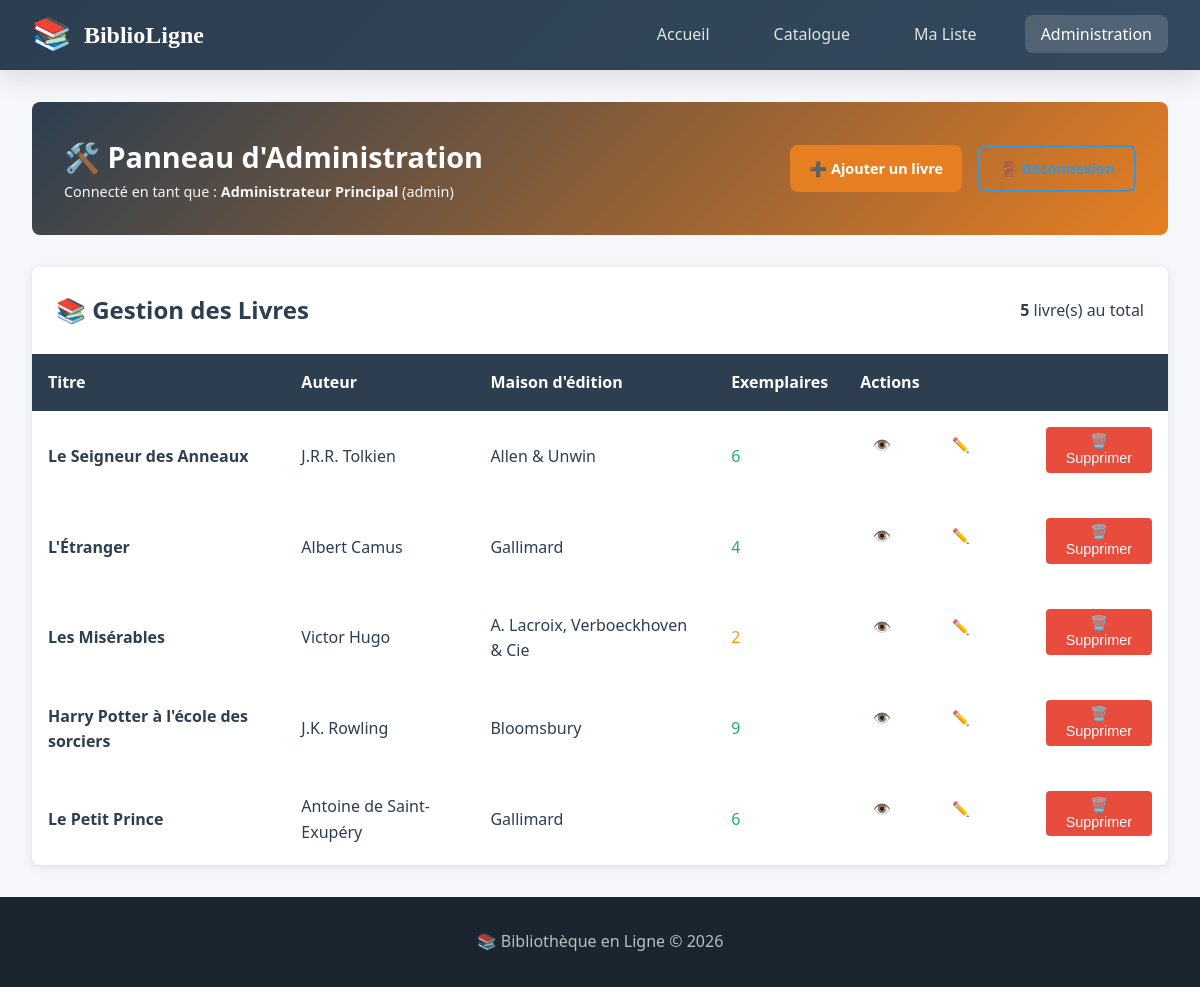
Screenshot of /admin.php (signed in) with the database file from the repository.
### tables this page shows
CREATE TABLE IF NOT EXISTS `livres` (
  `id` int NOT NULL AUTO_INCREMENT,
  `titre` varchar(100) NOT NULL,
  `auteur` varchar(100) NOT NULL,
  `description` text,
  `maison_edition` varchar(100) DEFAULT NULL,
  `nombre_exemplaire` int DEFAULT '1',
  PRIMARY KEY (`id`)
);

### auth.php (called while the page is built, shortened)
<?php
function isLoggedIn() {
    return isset($_SESSION['admin_id']) && isset($_SESSION['admin_username']);
}
function getCurrentAdmin() {
    return [
        'id' => $_SESSION['admin_id'],
        'username' => $_SESSION['admin_username'],
        'nom' => $_SESSION['admin_nom'],
        'email' => $_SESSION['admin_email']
    ];
}
?>

### admin.php (the view, shortened to what this page needs)
<?php
require_once 'auth.php';
$admin = getCurrentAdmin();
$db = getDBConnection();
$books = [];
if ($db) {
    try {
        $stmt = $db->query("SELECT * FROM livres ORDER BY id DESC");
        $books = $stmt->fetchAll();
    } catch (PDOException $e) {
        $error = "Erreur lors de la récupération des livres.";
    }
} else {
    $error = "Impossible de se connecter à la base de données.";
}
?>
<!DOCTYPE html>
<html lang="fr">
<head>
    <link rel="stylesheet" href="style.css">
</head>
<body>
    <header class="site-header">
        <div class="nav-container">
            <a href="index.php" class="logo">
                <span class="logo-icon">📚</span>
                <span>BiblioLigne</span>
            </a>
            <ul class="nav-links">
                <li><a href="index.php">Accueil</a></li>
                <li><a href="results.php">Catalogue</a></li>
                <li><a href="wishlist.php">Ma Liste</a></li>
                <li><a href="admin.php" class="active">Administration</a></li>
            </ul>
        </div>
    </header>
    <main>
        <div class="admin-header">
            <div>
                <h1>🛠️ Panneau d'Administration</h1>
                <div class="admin-info">
                    Connecté en tant que : <strong><?php echo htmlspecialchars($admin['nom']); ?></strong>
                    (<?php echo htmlspecialchars($admin['username']); ?>)
                </div>
            </div>
            <div class="admin-actions">
                <a href="admin_add.php" class="btn btn-secondary">➕ Ajouter un livre</a>
                <a href="logout.php" class="btn btn-outline" onclick="return confirm('Voulez-vous vraiment vous déconnecter ?');">
                    🚪 Déconnexion
                </a>
            </div>
        </div>
        <div class="table-container">
            <div class="table-header">
                <h2>📚 Gestion des Livres</h2>
                <div>
                    <strong><?php echo count($books); ?></strong> livre(s) au total
                </div>
            </div>
            <?php if (empty($books)): ?>
                <div class="empty-state">
                    <div class="icon">📭</div>
                    <h3>Aucun livre dans la bibliothèque</h3>
                    <p>Commencez par ajouter votre premier livre</p>
                    <a href="admin_add.php" class="btn btn-primary" style="margin-top:1rem;">➕ Ajouter un livre</a>
                </div>
            <?php else: ?>
                <table>
                    <thead>
                        <tr>
                            <th>Titre</th>
                            <th>Auteur</th>
                            <th>Maison d'édition</th>
                            <th>Exemplaires</th>
                            <th>Actions</th>
                        </tr>
                    </thead>
                    <tbody>
                        <?php foreach ($books as $book): ?>
                            <tr>
                                <td><strong><?php echo htmlspecialchars($book['titre']); ?></strong></td>
                                <td><?php echo htmlspecialchars($book['auteur']); ?></td>
                                <td><?php echo htmlspecialchars($book['maison_edition'] ?: 'N/A'); ?></td>
                                <td>
                                    <span style="color: <?php echo $book['nombre_exemplaire'] > 3 ? 'var(--success)' : ($book['nombre_exemplaire'] > 0 ? 'var(--warning)' : 'var(--danger)'); ?>;">
                                        <?php echo $book['nombre_exemplaire']; ?>
                                    </span>
                                </td>
                                <td>
                                    <div class="action-buttons">
                                        <a href="details.php?id=<?php echo $book['id']; ?>" class="btn-edit">👁️ Voir</a>
                                        <a href="admin_edit.php?id=<?php echo $book['id']; ?>" class="btn-edit">✏️ Modifier</a>
                                        <form action="admin_delete.php" method="POST" style="display:inline;" onsubmit="return confirm('Êtes-vous sûr de vouloir supprimer ce livre ?');">
                                            <button type="submit" class="btn-delete">🗑️ Supprimer</button>
                                        </form>
                                    </div>
                                </td>
                            </tr>
                        <?php endforeach; ?>
                    </tbody>
                </table>
            <?php endif; ?>
        </div>
    </main>
    <footer class="site-footer">
        <p>📚 Bibliothèque en Ligne &copy; 2026</p>
    </footer>
</body>
</html>

### style.css (style rules this page uses)
:root { --primary: #2c3e50; --primary-light: #34495e; --secondary: #e67e22; --secondary-hover: #d35400; --accent: #3498db; --accent-hover: #2980b9; --success: #27ae60; --danger: #e74c3c; --warning: #f39c12; --light: #ecf0f1; --dark: #1a252f; --text: #2c3e50; --text-muted: #7f8c8d; --bg: #f5f7fa; --white: #ffffff; --shadow: 0 4px 6px rgba(0,0,0,0.07); --shadow-lg: 0 10px 25px rgba(0,0,0,0.1); --radius: 12px; --radius-sm: 8px; --transition: all 0.3s ease; --font-main: 'Segoe UI', Tahoma, Geneva, Verdana, sans-serif; --font-heading: Georgia, 'Times New Roman', serif; }
*, *::before, *::after { box-sizing: border-box; margin: 0; padding: 0; }
html { scroll-behavior: smooth; }
body { font-family: var(--font-main); background: var(--bg); color: var(--text); line-height: 1.6; min-height: 100vh; display: flex; flex-direction: column; }
a { color: var(--accent); text-decoration: none; transition: var(--transition); }
.site-header { background: linear-gradient(135deg, var(--primary) 0%, var(--primary-light) 100%); color: var(--white); padding: 0; box-shadow: var(--shadow-lg); position: sticky; top: 0; z-index: 1000; }
.nav-container { max-width: 1200px; margin: 0 auto; padding: 0 2rem; display: flex; justify-content: space-between; align-items: center; height: 70px; }
.logo { display: flex; align-items: center; gap: 0.75rem; font-family: var(--font-heading); font-size: 1.5rem; font-weight: bold; color: var(--white); }
.logo-icon { font-size: 2rem; }
.nav-links { display: flex; list-style: none; gap: 2rem; }
.nav-links a { color: rgba(255,255,255,0.85); font-weight: 500; padding: 0.5rem 1rem; border-radius: var(--radius-sm); transition: var(--transition); }
.nav-links a:hover, .nav-links a.active { color: var(--white); background: rgba(255,255,255,0.15); }
main { flex: 1; max-width: 1200px; width: 100%; margin: 0 auto; padding: 2rem; }
.btn { display: inline-flex; align-items: center; justify-content: center; gap: 0.5rem; padding: 0.6rem 1.2rem; border-radius: var(--radius-sm); font-size: 0.9rem; font-weight: 600; cursor: pointer; border: none; transition: var(--transition); text-decoration: none; }
.btn-secondary { background: var(--secondary); color: var(--white); }
.btn-outline { background: transparent; color: var(--accent); border: 2px solid var(--accent); }
.site-footer { background: var(--dark); color: rgba(255,255,255,0.7); text-align: center; padding: 2rem; margin-top: auto; }

### admin.php (style rules this page uses)
.admin-header { background: linear-gradient(135deg, var(--primary), var(--secondary)); color: white; padding: 2rem; border-radius: 8px; margin-bottom: 2rem; display: flex; justify-content: space-between; align-items: center; flex-wrap: wrap; gap: 1rem; }
.admin-header h1 { margin: 0; font-size: 1.8rem; }
.admin-info { font-size: 0.9rem; opacity: 0.95; }
.admin-actions { display: flex; gap: 1rem; flex-wrap: wrap; }
.table-container { background: white; border-radius: 8px; box-shadow: 0 2px 10px rgba(0,0,0,0.1); overflow: hidden; }
.table-header { padding: 1.5rem; background: var(--bg-light); border-bottom: 2px solid var(--border); display: flex; justify-content: space-between; align-items: center; flex-wrap: wrap; gap: 1rem; }
.table-header h2 { margin: 0; color: var(--text-dark); }
table { width: 100%; border-collapse: collapse; }
thead { background: var(--primary); color: white; }
th { padding: 1rem; text-align: left; font-weight: 600; }
td { padding: 1rem; border-bottom: 1px solid var(--border); }
.action-buttons { display: flex; gap: 0.5rem; }
.btn-edit { background: var(--info); color: white; padding: 0.4rem 0.8rem; border-radius: 4px; text-decoration: none; font-size: 0.9rem; }
.btn-delete { background: var(--danger); color: white; padding: 0.4rem 0.8rem; border-radius: 4px; text-decoration: none; font-size: 0.9rem; border: none; cursor: pointer; }

### rows the page displays
livres: titre "Le Seigneur des Anneaux", auteur "J.R.R. Tolkien", maison_edition "Allen & Unwin", nombre_exemplaire "6"
livres: titre "L'Étranger", auteur "Albert Camus", maison_edition "Gallimard", nombre_exemplaire "4"
livres: titre "Les Misérables", auteur "Victor Hugo", maison_edition "A. Lacroix, Verboeckhoven & Cie", nombre_exemplaire "2"
livres: titre "Harry Potter à l'école des sorciers", auteur "J.K. Rowling", maison_edition "Bloomsbury", nombre_exemplaire "9"
livres: titre "Le Petit Prince", auteur "Antoine de Saint-Exupéry", maison_edition "Gallimard", nombre_exemplaire "6"

### other values shown
$admin['nom'] "Administrateur Principal"
$admin['username'] "admin"
count($books) "5"
